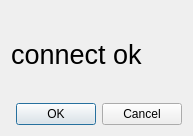
<?xml version="1.0" encoding="UTF-8"?>
<ui version="4.0">
 <class>Dialog</class>
 <widget class="QDialog" name="Dialog">
  <property name="geometry">
   <rect>
    <x>0</x>
    <y>0</y>
    <width>193</width>
    <height>136</height>
   </rect>
  </property>
  <property name="windowTitle">
   <string>Dialog</string>
  </property>
  <layout class="QGridLayout" name="gridLayout">
   <item row="0" column="0">
    <widget class="QLabel" name="label">
     <property name="font">
      <font>
       <pointsize>20</pointsize>
      </font>
     </property>
     <property name="text">
      <string>connect ok</string>
     </property>
    </widget>
   </item>
   <item row="1" column="0">
    <widget class="QDialogButtonBox" name="buttonBox">
     <property name="orientation">
      <enum>Qt::Horizontal</enum>
     </property>
     <property name="standardButtons">
      <set>QDialogButtonBox::Cancel|QDialogButtonBox::Ok</set>
     </property>
    </widget>
   </item>
  </layout>
 </widget>
 <resources/>
 <connections>
  <connection>
   <sender>buttonBox</sender>
   <signal>accepted()</signal>
   <receiver>Dialog</receiver>
   <slot>accept()</slot>
   <hints>
    <hint type="sourcelabel">
     <x>248</x>
     <y>254</y>
    </hint>
    <hint type="destinationlabel">
     <x>157</x>
     <y>274</y>
    </hint>
   </hints>
  </connection>
  <connection>
   <sender>buttonBox</sender>
   <signal>rejected()</signal>
   <receiver>Dialog</receiver>
   <slot>reject()</slot>
   <hints>
    <hint type="sourcelabel">
     <x>316</x>
     <y>260</y>
    </hint>
    <hint type="destinationlabel">
     <x>286</x>
     <y>274</y>
    </hint>
   </hints>
  </connection>
 </connections>
</ui>
